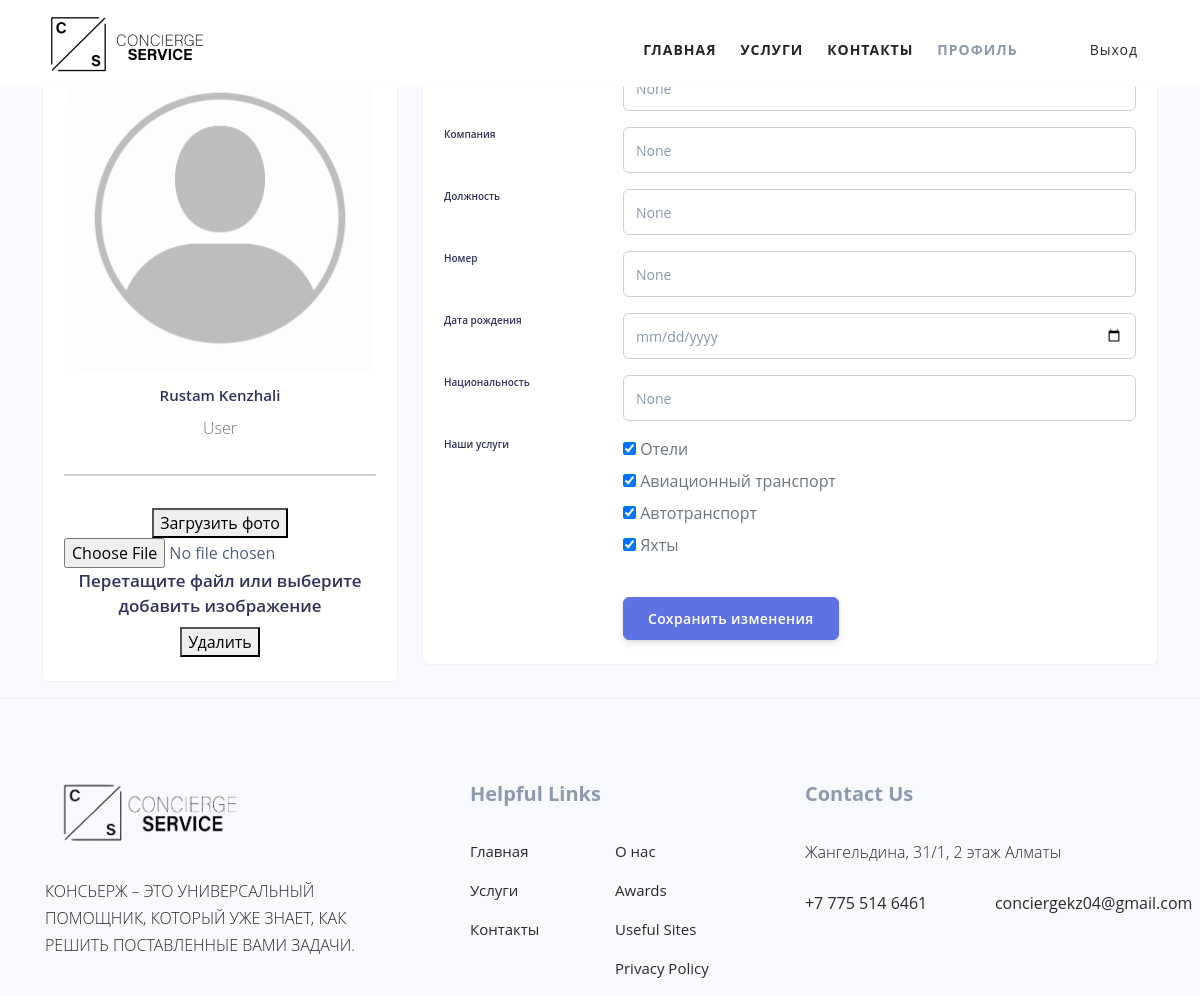
Page /profile/change (signed in) on the committed database.
### website/models.py (models this page shows)
class User(db.Model, UserMixin):
    id = db.Column(db.Integer, primary_key=True)
    email = db.Column(db.String(150), unique=True, nullable=False)
    password = db.Column(db.String(150), nullable=False)
    username = db.Column(db.String(150), nullable=False)
    full_name = db.Column(db.String(150))
    company_name = db.Column(db.String(300))
    company_post = db.Column(db.String(150))
    phone_number = db.Column(db.String(150))
    address = db.Column(db.String(150))
    birthdate = db.Column(db.Date)
    nationality = db.Column(db.String(150))
    image = db.Column(db.String(500), default='anonim.jpeg')
    role = db.Column(db.String(500), default='user')
    services = db.relationship('Service', secondary=user_service)

class Service(db.Model):
    service_id = db.Column(db.Integer, primary_key=True)
    service_title = db.Column(db.String(150))
    service_icon_src = db.Column(db.String(150))
    service_img_src = db.Column(db.String(150))
    bg_img = db.Column(db.String(250))
    categories = db.relationship('Service_category')

### website/views.py (the view, shortened to what this page needs)
@views.route('/profile/change', methods=['GET', 'POST'])
@login_required
def change_profile():
    from datetime import date
    current_date = date.today()
    services = Service.query.all()
    return render_template("change_profile.html", profile="active", user=current_user, services=services,
                           current_date=current_date)

### website/templates/change_profile.html (shortened to what this page needs)
{% extends "base.html" %}
{% block css_files %}
    <link rel="stylesheet" href="{{ url_for('static', filename='css/profile.css') }}">
{% endblock %}
{% block content %}
    <div class="container">
        <div class="main-body">
            <nav aria-label="breadcrumb" class="main-breadcrumb">
                <ol class="breadcrumb">
                    <li class="breadcrumb-item"><a href="/">Home</a></li>
                    {% if user.role == 'user' %}
                        <li class="breadcrumb-item active" aria-current="page"><a href="/profile">User Profile</a></li>
                    {% else %}
                        <li class="breadcrumb-item active" aria-current="page"><a href="/profile">Admin Profile</a></li>
                    {% endif %}
                    <li class="breadcrumb-item active" aria-current="page">Change Profile</li>
                </ol>
            </nav>
            <form method="POST" enctype="multipart/form-data">
                <div class="row gutters-sm">
                    <div class="col-md-4 mb-3">
                        <div class="card">
                            <div class="card-body">
                                <div class="d-flex flex-column align-items-center text-center">
                                    <div class="file-upload-preview_img">
                                        <img
                                                src="{{ url_for('static', filename='files/user_image/{}'.format(user.image)) }}"
                                                alt="Image"
                                                class="file-upload-image user_img">
                                    </div>
                                    <div class="mt-3">
                                        <h4>{{ user.username }}</h4>
                                        <p class="text-secondary mb-1">{{ user.role.capitalize() }}</p>
                                        <hr>
                                        <button class="file-upload-btn" type="button"
                                                onclick="$('.file-upload-input').trigger( 'click' )">Загрузить фото
                                        </button>
                                        <div class="file-upload-placeholder">
                                            <input class="file-upload-input" type='file' name="image"
                                                   onchange="readURL(this);"
                                                   accept="image/*"/>
                                            <div class="drag-text">
                                                <h3>Перетащите файл или выберите добавить изображение</h3>
                                            </div>
                                        </div>
                                        <div class="file-upload-preview">
                                            <div class="file-upload-remove">
                                                <button type="button" onclick="removeUpload()" class="remove-image">
                                                    Удалить
                                                </button>
                                            </div>
                                        </div>
                                    </div>
                                </div>
                            </div>
                        </div>
                    </div>
                    <div class="col-lg-8">
                        <div class="card">
                            <div class="card-body">
                                <div class="row mb-3">
                                    <div class="col-sm-3">
                                        <h6 class="mb-0">ФИО</h6>
                                    </div>
                                    <div class="col-sm-9 text-secondary">
                                        <input type="text" name="full_name" class="form-control"
                                               value="{{ user.full_name }}">
                                    </div>
                                </div>
                                {% if user.role == 'user' %}
                                    <div class="row mb-3">
                                        <div class="col-sm-3">
                                            <h6 class="mb-0">Компания</h6>
                                        </div>
                                        <div class="col-sm-9 text-secondary">
                                            <input type="text" name="company_name" class="form-control"
                                                   value="{{ user.company_name }}">
                                        </div>
                                    </div>
                                {% endif %}
                                <div class="row mb-3">
                                    <div class="col-sm-3">
                                        <h6 class="mb-0">Должность</h6>
                                    </div>
                                    <div class="col-sm-9 text-secondary">
                                        <input type="text" name="company_post" class="form-control"
                                               value="{{ user.company_post }}">
                                    </div>
                                </div>
                                <div class="row mb-3">
                                    <div class="col-sm-3">
                                        <h6 class="mb-0">Номер</h6>
                                    </div>
                                    <div class="col-sm-9 text-secondary">
                                        <input type="text" name="phone_number" class="form-control"
                                               value="{{ user.phone_number }}">
                                    </div>
                                </div>
                                <div class="row mb-3">
                                    <div class="col-sm-3">
                                        <h6 class="mb-0">Дата рождения</h6>
                                    </div>
                                    <div class="col-sm-9 text-secondary">
                                        <input type="date" name="birthdate" min="1900-01-01" max="{{ current_date }}"
                                               class="form-control"
                                               value="{{ user.birthdate }}">
                                    </div>
                                </div>
                                <div class="row mb-3">
                                    <div class="col-sm-3">
                                        <h6 class="mb-0">Национальность</h6>
                                    </div>
                                    <div class="col-sm-9 text-secondary">
                                        <input type="text" name="nationality" class="form-control"
                                               value="{{ user.nationality }}">
                                    </div>
                                </div>
                                <div class="row mb-3">
                                    <div class="col-sm-3">
                                        <h6 class="mb-0">Наши услуги</h6>
                                    </div>
                                    <div class="col-sm-9 text-secondary">
                                        {% for service in services %}
                                            {% if service in user.services %}
                                                <input type="checkbox" name="checkbox_service"
                                                       id="{{ service.service_title }}" value="{{ service.service_id }}"
                                                       checked>
                                                <label for="{{ service.service_title }}">{{ service.service_title }}</label>
                                            {% else %}
                                                <input type="checkbox" name="checkbox_service"
                                                       id="{{ service.service_title }}"
                                                       value="{{ service.service_id }}">
                                                <label for="{{ service.service_title }}">{{ service.service_title }}</label>
                                            {% endif %}
                                            <br>
                                        {% endfor %}
                                    </div>
                                </div>
                                <div class="row">
                                    <div class="col-sm-3"></div>
                                    <div class="col-sm-9 text-secondary">
                                        <input type="submit" class="btn btn-info px-4" value="Сохранить изменения">
                                    </div>
                                </div>
                            </div>
                        </div>
                    </div>
                </div>
            </form>
        </div>
    </div>
{% endblock %}

### website/templates/base.html (shortened to what this page needs)
<!DOCTYPE html>
<html lang="en">
<head>
    <link href="{{ url_for('static', filename='vendor/bootstrap/css/bootstrap.min.css') }}" rel="stylesheet">
    <link rel="stylesheet" href="{{ url_for('static', filename='css/base.css') }}">
    <link rel="stylesheet" href="{{ url_for('static', filename='css/fontawesome.css') }}">
    {% block css_files %}{% endblock %}
</head>
<body>
<header class="header-area header-sticky wow slideInDown" data-wow-duration="0.75s" data-wow-delay="0s">
    <div class="container">
        <div class="row">
            <div class="col-12">
                <nav class="main-nav">
                    <a href="/" class="logo">
                    </a>
                    <ul class="nav">
                        <li><a href="/" class="{{ main_page }}">Главная</a></li>
                            <li><a href="/#services">Услуги</a></li>
                        <li><a href="/contacts" class="{{ contacts }}">Контакты</a></li>
                        <li><a href="/profile" class="{{ profile }}">Профиль</a></li>
                        {% if user.is_authenticated %}
                            <li><a href="/logout" class="{{ login }}">Выход</a></li>
                        {% else %}
                            <li><a href="/login" class="{{ login }}">Вход</a></li>
                        {% endif %}
                    </ul>
                </nav>
            </div>
        </div>
    </div>
</header>
{% block content %}
{% endblock %}
<footer>
    <div class="container">
        <div class="row">
            <div class="col-lg-4">
                <div class="about">
                    <div class="logo">
                        <img src="{{ url_for('static', filename='img/logo_black.png') }}" alt="Plot Listing">
                    </div>
                    <p>КОНСЬЕРЖ – ЭТО УНИВЕРСАЛЬНЫЙ ПОМОЩНИК,<a rel="nofollow"
                                                                href="#"
                                                                target="_parent"> КОТОРЫЙ УЖЕ ЗНАЕТ,</a> КАК РЕШИТЬ
                        ПОСТАВЛЕННЫЕ ВАМИ ЗАДАЧИ.</p>
                </div>
            </div>
            <div class="col-lg-4">
                <div class="helpful-links">
                    <h4>Helpful Links</h4>
                    <div class="row">
                        <div class="col-lg-6 col-sm-6">
                            <ul>
                                <li><a href="#">Главная</a></li>
                                <li><a href="#">Услуги</a></li>
                                <li><a href="#">Контакты</a></li>
                            </ul>
                        </div>
                        <div class="col-lg-6">
                            <ul>
                                <li><a href="#">О нас</a></li>
                                <li><a href="#">Awards</a></li>
                                <li><a href="#">Useful Sites</a></li>
                                <li><a href="#">Privacy Policy</a></li>
                            </ul>
                        </div>
                    </div>
                </div>
            </div>
            <div class="col-lg-4">
                <div class="contact-us">
                    <h4>Contact Us</h4>
                    <p>Жангельдина, 31/1, 2 этаж Алматы</p>
                    <div class="row">
                        <div class="col-lg-6">
                            <a href="#">+7 775 514 6461</a>
                        </div>
                        <div class="col-lg-6">
                            <a href="#">conciergekz04@gmail.com</a>
                        </div>
                    </div>
                </div>
            </div>
        </div>
    </div>
</footer>
</body>
</html>

### rows in the picture
User: image (picture), username "Rustam Kenzhali", role "User", full_name "None", company_name "None", company_post "None", phone_number "None", nationality "None"
Service: service_title "Отели"
Service: service_title "Авиационный транспорт"
Service: service_title "Автотранспорт"
Service: service_title "Яхты"
